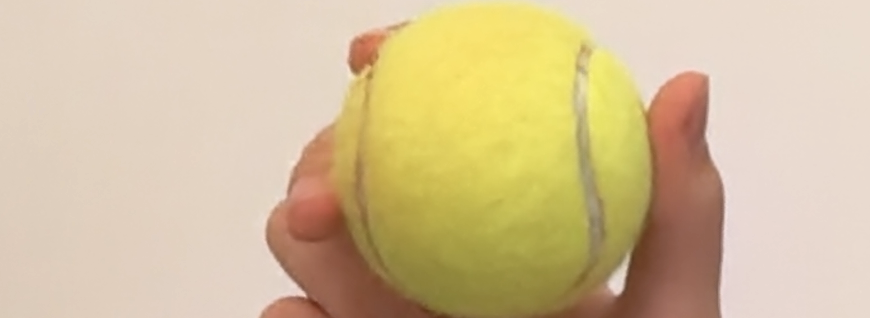
#> input picture ball.png, 870 x 318 px, given in place of the camera
$ python main.py
#> lines starting #> are read from the running program, lines starting #| are printed output that depends on the picture; after the words box and inside, x2 and y2 are one past the last pixel; in counts of white or black regions, pixels touching at a corner belong together
import cv2


# HSV range for the tennis ball, measured via manual sampling
lower = (20, 120, 100)
upper = (35, 255, 255)


cap = cv2.VideoCapture(0)

while True:
    ret, frame = cap.read()
#> frame is the input picture: shape (318, 870, 3); mean B, G, R 152.5, 191.4, 211.9

    if not ret:
        break


    frame = cv2.flip(frame, flipCode=1)
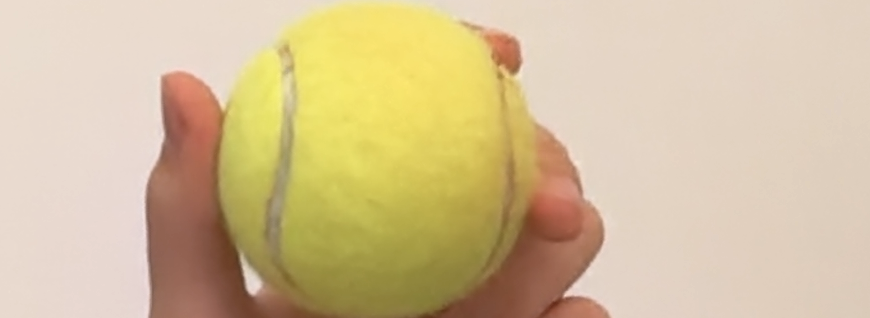
#> frame: shape (318, 870, 3); mean B, G, R 152.5, 191.4, 211.9


    hsv = cv2.cvtColor(frame, code=cv2.COLOR_BGR2HSV)
#> hsv: shape (318, 870, 3); mean H, S, V 16.7, 76.1, 211.9

    mask = cv2.inRange(hsv, lowerb=lower, upperb=upper)
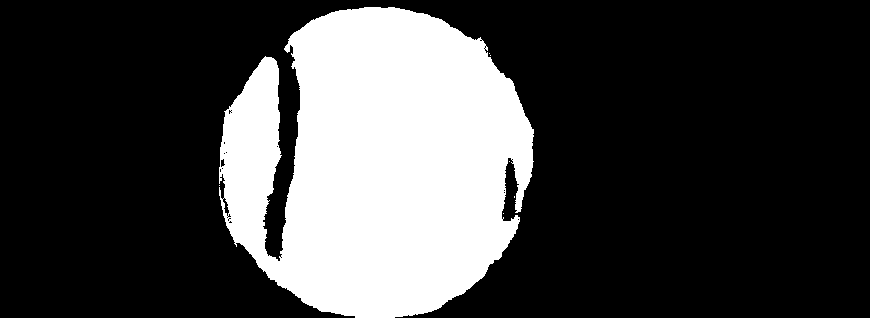
#> mask: shape (318, 870); 26% white; 7 white regions (6 under 20 px)


    contours, hierarchy = cv2.findContours(mask, cv2.RETR_EXTERNAL, cv2.CHAIN_APPROX_SIMPLE)
#> contours = 7 contours, 6 with area under 20; largest, box (x1, y1, x2, y2) and area: (219, 7, 534, 318) 71316

    if contours:
        biggest = max(contours, key=cv2.contourArea)
#> biggest = contour of 845 points, box (x1, y1, x2, y2) (219, 7, 534, 318), area 71316

        x, y, w, h = cv2.boundingRect(biggest)
#> x = 219; y = 7; w = 315; h = 311

        if w > 30 and h > 30:
            text = cv2.putText(frame, text="LOCKED", org=(30, 70), fontFace=cv2.FONT_HERSHEY_COMPLEX, color=(255, 0, 0), fontScale=2)

            cv2.rectangle(frame, pt1=(x, y), pt2=(x+w, y+h), color=(0, 255, 0), thickness=4)
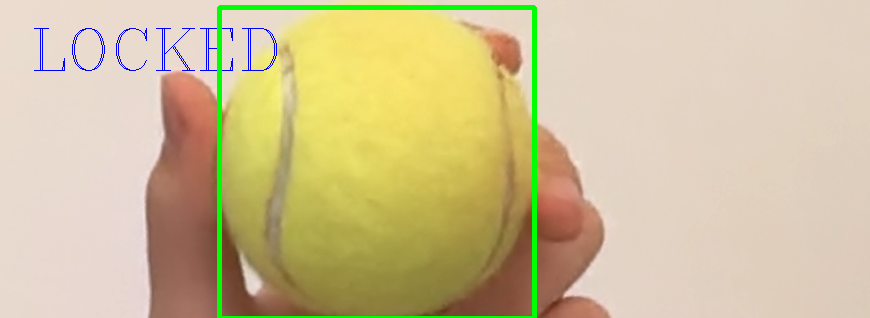
#> frame: shape (318, 870, 3); mean B, G, R 150.3, 192.4, 207.4

            cv2.putText(frame, "Tennis Ball", org=(x, y-10), fontFace=cv2.FONT_HERSHEY_COMPLEX, color=(0,255, 0), fontScale=2)
        else:

            text = cv2.putText(frame, text="SEARCHING", org=(30, 70), fontFace=cv2.FONT_HERSHEY_COMPLEX, color=(0, 0, 255), fontScale=2)

    if not contours:
        text = cv2.putText(frame, text="SEARCHING", org=(30, 70), fontFace=cv2.FONT_HERSHEY_COMPLEX, color=(0, 0, 255), fontScale=2)


    cv2.imshow("Tracker", frame)

    if cv2.waitKey(1) & 0xFF == ord("q"):
#> (key q is pressed here)
        break

cap.release()
cv2.destroyAllWindows()
